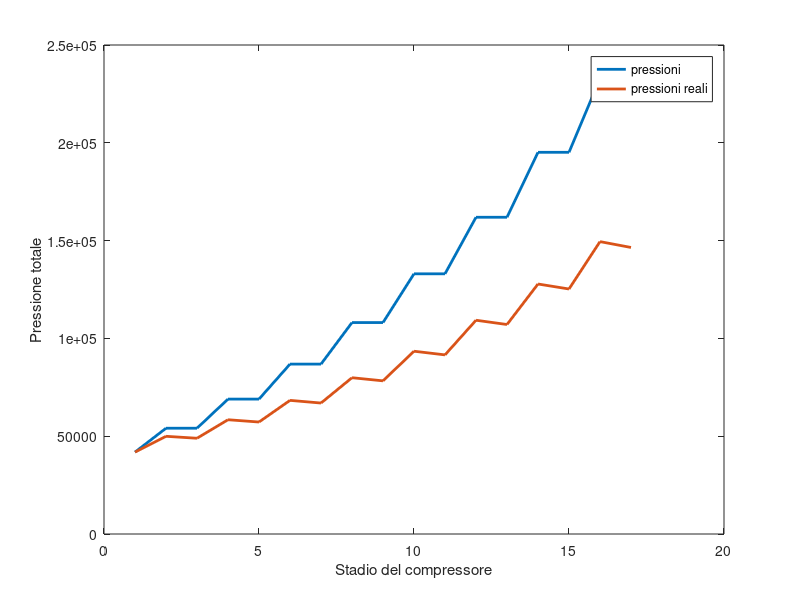
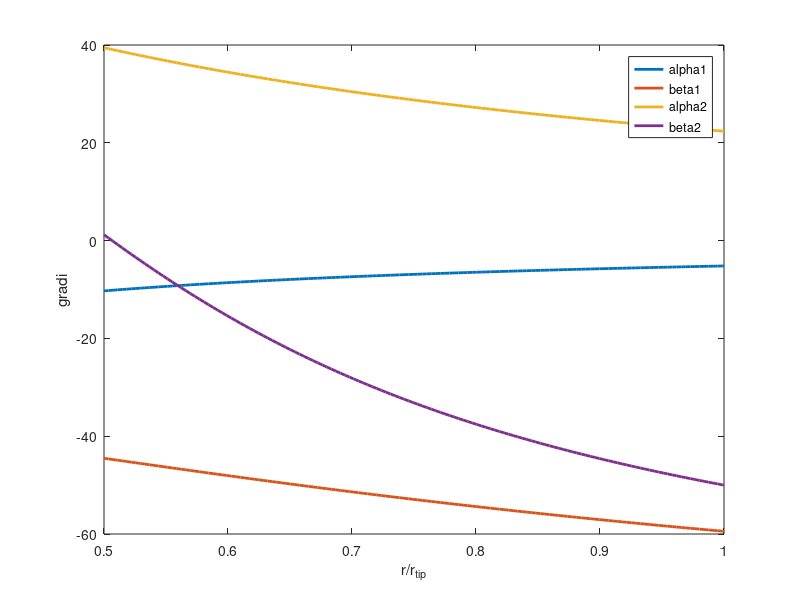
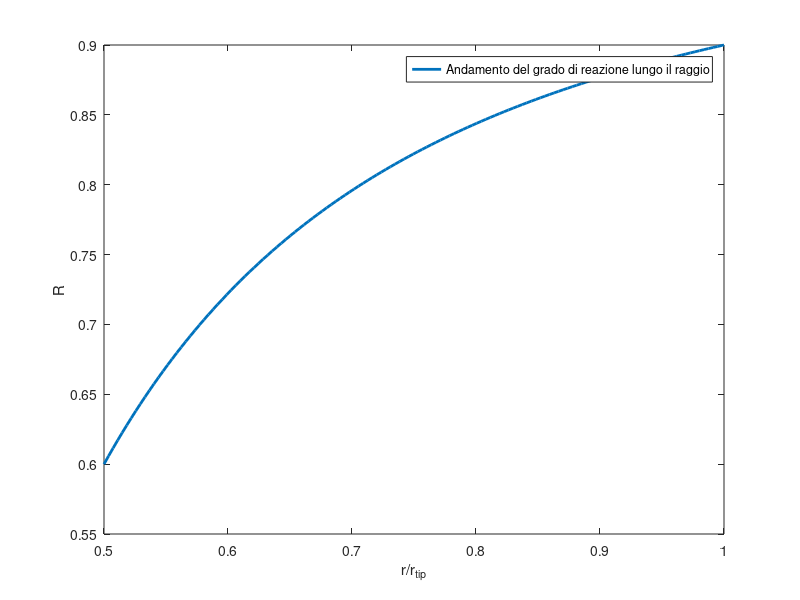
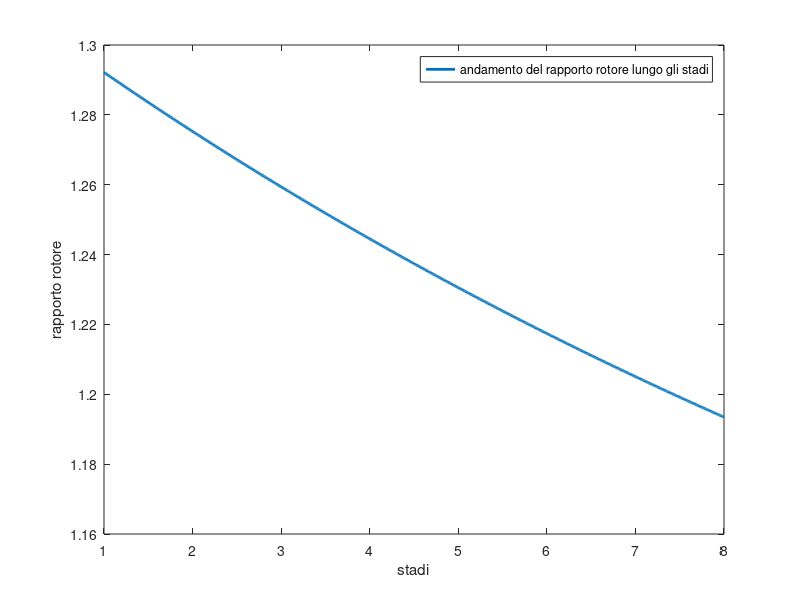

Here is the MATLAB script that generated these plots, in order:
clear
close all
clc
%% JUMO004
%****DESCRIZIONE DEL PROCENDIMENTO
%I PRIMI DUE CICLI FOR ANNIDATI SERVONO PER TROVARE L'ANGOLO ALPHA DI INGRESSO AL PRIMO STADIO DEL COMPRESSORE. 
% SONO FATTI SUL RAGGIO MEDIO SU CUI DEFINIAMO UN GRADO DI REAZIONE DI 0.97
% LE MATRICI HANNO SULLE COLONNE GLI STADI E SULLE ASCISSE TUTTE LE POSSIBILI ALPHA
%IL CICLO TROVA L'ALPHA DI INGRESSO AL RAGGIO MEDIO TALE CHE IL RAPPORTO ROTORE SIA IL PIU' VICINO
%POSSIBILE AL BETA STADIO/PERDITE DI PRESSIONE


%P2TOT sono le pressioni ideali all'uscita del rotore
%P3TOT sono le pressioni reali all'uscita del rotore

ALPHA=-pi/5:pi/10000:pi/8;
%diametri e raggi
d_c_ext=21.48*0.0254;
d_c_int=d_c_ext*0.5;
n_stadi=8;

alpha1=zeros(n_stadi,length(ALPHA));
alpha2=zeros(n_stadi,length(ALPHA));
U_c=zeros(n_stadi,1);
beta1=zeros(n_stadi,length(ALPHA));
beta2=zeros(n_stadi,length(ALPHA));

om=8700*2*pi/60;


BETA_C=3.5;
BETA_st=3.5^(1/n_stadi);
R=0.9;


cp_a=1004;
gamma_a=1.4;
T1_tot=zeros(n_stadi,length(ALPHA));
P1_tot=zeros(n_stadi,length(ALPHA));
P2_tot=zeros(n_stadi,length(ALPHA));
P3_tot=zeros(n_stadi,length(ALPHA));
P1_tot_reale=zeros(n_stadi,length(ALPHA));
T3_tot=zeros(n_stadi,length(ALPHA));
T3_tot_id=zeros(n_stadi,length(ALPHA));
C1_z=zeros(n_stadi,length(ALPHA));
C2_z=zeros(n_stadi,length(ALPHA));
W1_z=zeros(n_stadi,length(ALPHA));
W2_z=zeros(n_stadi,length(ALPHA));
C1_th=zeros(n_stadi,length(ALPHA));
C2_th=zeros(n_stadi,length(ALPHA));
W1_th=zeros(n_stadi,length(ALPHA));
W2_th=zeros(n_stadi,length(ALPHA));
rapporto_rotore=zeros(n_stadi,length(ALPHA));
perdita = 0.98;%

    r_c=d_c_int/2:0.001:d_c_ext/2;
    r_m=(d_c_ext+d_c_int)/4;
    l_paletta_i=(r_c(end)-r_c(1))*100; %LUNGHEZZA DELLA PALETTA AL PRIMO STADIO DI CIRCA 10CM
    hubtotip_i=d_c_int/d_c_ext;
    r_c=[r_c,d_c_ext/2];
for j=1:length(ALPHA)
    alpha1(1,j)=ALPHA(j);
    C1=155/cos(alpha1(1,j));

    T1_tot(1,j)=2.535720558013630e+02;
    P1_tot(1,j)=4.185434568613693e+04;
    P1_tot_reale(1,j)=4.185434568613693e+04;
  
    T3_tot_vera=3.934816560120708e+02; %N.B.: data la velocità e la quota a cui scegliamo di andare, vedere ciclo camo
    eta_c=0.78;

    % FUNZIONE PER TROVARE L'ETA STADIO  
    fun=@(x) eta_c-(BETA_C^((gamma_a-1)/gamma_a)-1)/(BETA_C^((gamma_a-1)/(gamma_a*x))-1);
    eta_st0=0.8;
    eta_st=fzero(fun,eta_st0);
    f=@(y) T3_tot_vera/T1_tot(1,j)-BETA_C^((gamma_a-1)/(gamma_a*y));
    eta_st2=fzero(f,eta_st0);
   
    for i=1:n_stadi
       
        U_c(i)=r_c(end)*om;
        C1_z(i,j)=C1*cos(alpha1(i,j));
        C1_th(i,j)=C1*sin(alpha1(i,j));
        C1_vect=[C1_z(i,j);C1_th(i,j)];
        W1_vect=C1_vect-[0;U_c(i)];
        W1_z(i,j)=W1_vect(1);
        W1_th(i,j)=W1_vect(2);
        beta1(i,j)=atan(W1_th(i,j)/W1_z(i,j));

        beta2(i,j)=atan(((-R+0.5)*2*norm([0;U_c(i)]))/C1_z(i,j)-tan(alpha1(i,j)));%uso grado di reazione
        C2_z(i,j)=C1_z(i,j);%ipotesi vel assiale costante
        W2_z(i,j)=W1_z(i,j);
        W2_th(i,j)=W2_z(i,j)*tan(beta2(i,j));
        W2_vect=[W2_z(i,j);W2_th(i,j)];
        C2_vect=W2_vect+[0;U_c(i)];
        C2_th(i,j)=C2_vect(2);
        alpha2(i,j)=atan(C2_th(i,j)/C2_z(i,j));
        alpha1(i+1,j)=alpha1(i,j);%ipotesi stadio ripetuto
        

        rapporto_rotore(i,j)=(1+(om*r_c(end)*(C2_z(i,j)*tan(alpha2(i,j))-C1_z(i,j)*tan(alpha1(i,j))))/(cp_a*T1_tot(i,j)))^(gamma_a/(gamma_a-1));%eulero
        P2_tot(i,j)=rapporto_rotore(i,j)*P1_tot(i,j);
        P3_tot(i,j)=(BETA_st/perdita)*P1_tot_reale(i,j);%P3_tot sarebbe P2_tot nel caso reale
        T3_tot_id(i,j)=T1_tot(i,j)*(BETA_st^((gamma_a-1)/gamma_a));
        T3_tot(i,j)=T1_tot(i,j)+((T3_tot_id(i,j)-T1_tot(i,j))/eta_st);
        T1_tot(i+1,j)=T3_tot(i,j);
        P1_tot(i+1,j)=P2_tot(i,j);
        P1_tot_reale(i+1,j)=P3_tot(i,j)*perdita; %P1_tot_reale sarebbe P3_tot nel caso reale
       

    end
end

% IL CRITERIO PER SCEGLIERE ALPHA SELEZIONA L'ALPHA IN INGRESSO 
% ASSOCIATO AL RAPPORTO ROTORE DELL'ULTIMO STADIO PIU' VICINO
% AL BETA STADIO/PERDITE.


T1_tot=T1_tot(1:end-1,:);
alpha1=alpha1(1:end-1,:);
errore=rapporto_rotore-(BETA_st/perdita)*ones(n_stadi,length(ALPHA));
errore=errore(end,:);
[err,index]=min(errore(errore>0))%occhio a questa funzione

% QUI ENTRA IN GIOCO L'IPOTESI DI FREE VORTEX, OVVERO R*CTHETA COSTANTE
% LUNGO LA PALETTA
K1=C1_th(1,index)*r_c(end);
K2=C2_th(1,index)*r_c(end);
k=(K1+K2)/(2*om);

%_R INDICA CHE QUESTE SONO LE MATRICI VALIDE PER UN RAGGIO QUALUNQUE
%IL NUMERO DI RIGHE SONO I POSSIBILI RAGGI, MENTRE IL NUMERO DI COLONNE GLI
%STADI, ESSENDO STADIO RIPETUTO UNO STADIO VALE L'ALTRO.
alpha1_r=zeros(length(r_c),n_stadi);
alpha2_r=zeros(length(r_c),n_stadi);
U_r=zeros(length(r_c),1);
beta1_r=zeros(length(r_c),n_stadi);
beta2_r=zeros(length(r_c),n_stadi);
c1_z_r=155*ones(length(r_c),n_stadi);
c2_z_r=zeros(length(r_c),n_stadi);
w1_z_r=zeros(length(r_c),n_stadi);
w2_z_r=zeros(length(r_c),n_stadi);
c1_th_r=zeros(length(r_c),n_stadi);
c2_th_r=zeros(length(r_c),n_stadi);
w1_th_r=zeros(length(r_c),n_stadi);
w2_th_r=zeros(length(r_c),n_stadi);
c1z=155;
c2z=155;
grado_reazione_r=zeros(length(r_c),n_stadi); %MATRICE DEI GRADI DI REAZIONE
rapporto_rotore_r=zeros(length(r_c),n_stadi); %MATRICE DEI RAPPORTI ROTORE

for j=1:n_stadi

for i=1:length(r_c)
    r=r_c(i);
    U_r(i)=om*r;
    c2_th_r(i,j)=K2/r;
    c2_vect=[c2z;c2_th_r(i,j)];
    w2_vect=c2_vect-[0;U_r(i)];
    w2_z_r(i,j)=w2_vect(1);
    w2_th_r(i,j)=w2_vect(2);
    beta2_r(i,j)=atan(w2_th_r(i,j)/w2_z_r(i,j));
    alpha2_r(i,j)=atan(c2_th_r(i,j)/c2z);

    c1_th_r(i,j)=K1/r;
    alpha1_r(i,j)=atan(c1_th_r(i,j)/c1z);
    c1_vect=[c1z;c1_th_r(i,j)];
    w1_vect=c1_vect-[0;U_r(i)];
    w1_z_r(i,j)=w1_vect(1);
    w1_th_r(i,j)=w1_vect(2);
    beta1_r(i,j)=atan(w1_th_r(i,j)/w1_z_r(i,j));

    grado_reazione_r(i,j)=0.5-c1z/U_r(i)*(tan(alpha1_r(i,j))+tan(beta2_r(i,j)))/2;
    rapporto_rotore_r(i,j)=(1+(om*r*(c2z*tan(alpha2_r(i,j))-c1z*tan(alpha1_r(i,j))))/(cp_a*T1_tot(j,1)))^(gamma_a/(gamma_a-1));%eulero

end
end

%%
T1_tot_r=ones(length(r_c),n_stadi);
c1_r=zeros(length(r_c),n_stadi);
w1_r=zeros(length(r_c),n_stadi);

for i=1:n_stadi
    for j=1:length (r_c)
        T1_tot_r(j,i)=T1_tot(i,1);
    end
end

for i=1:n_stadi
    for j=1:length (r_c)
        c1_r(j,i)=sqrt((c1_th_r(j,i)).^2+(c1_z_r(j,i)).^2);
    end
end

for i=1:n_stadi
    for j=1:length (r_c)
        w1_r(j,i)=sqrt((w1_th_r(j,i)).^2+(w1_z_r(j,i)).^2);
    end
end


T1_s_r=T1_tot_r-c1_r.^2/(2*cp_a);
a_r=sqrt(gamma_a*286.6.*T1_s_r);
Mach_r=c1_r./a_r;
Mach_r_r=w1_r./a_r;

%%
% QUI PLOTTIAMO L'ANDAMENTO DELLE PRESSIONI TOTALI LUNGO I VARI STADI
% SI NOTA CHE PER IL CASO IDEALE IL SALTO DI PRESSIONE AVVIENE SONO NEL
% ROTORE E NON CI SONO PERDITE (RAPPORTO ROTORE)
% NEL CASO REALE INVECE IL SALTO DI PRESSIONE CHE AVVIENE NEL ROTORE è PIU'
% BASSO E CI SONO DELLE PERDITE NELLO STATORE (COME NELLE SLIDE DI PARAVAN)

tt = 1:17;
pressioni = [];
for i = 1:n_stadi
    pressioni = [pressioni, P1_tot(i,index)];
    pressioni = [pressioni, P2_tot(i,index)];
end
pressioni = [pressioni, P1_tot(end, index)];

pressioni_real = [];  % se il beta_stadio fosse costante
for i = 1:n_stadi
    pressioni_real = [pressioni_real, P1_tot_reale(i,index)];
    pressioni_real = [pressioni_real, P3_tot(i,index)];
end
pressioni_real = [pressioni_real, P1_tot_reale(end, index)];

pressioni_perdite = [];  % considero una perdita di pressione del 2%

figure
plot(tt, pressioni,'linewidth',2)
hold on
plot(tt, pressioni_real,'linewidth',2)
xlabel('Stadio del compressore')
ylabel('Pressione totale')
legend('pressioni','pressioni reali')

%%
% PLOTTO LA VARIAZIONE DEGLI ANGOLI IN FUNZIONE DI r/rtip LUNGO IL PRIMO STADIO
% SECONDO UN FILE CHE HO TROVATO BETA1 E BETA2 DOVREBBERO AUMENTARE MENTRE
% I NOSTRI DIMUNUISCONO, MA POTREBBE INTENDERE IL MODULO
% MI RITROVO INVECE CON I DISEGNI CARICATI DA PARAVAN


figure;
rateo=r_c./r_c(end);
plot(rateo,alpha1_r(:,1).*180/pi,'linewidth',2);
hold on
plot(rateo,beta1_r(:,1).*180/pi,'linewidth',2);
hold on 
plot(rateo,alpha2_r(:,1).*180/pi,'linewidth',2);
hold on
plot(rateo,beta2_r(:,1).*180/pi,'linewidth',2);
legend('alpha1','beta1','alpha2','beta2');
xlabel('r/r_t_i_p')
ylabel('gradi')

%PLOTTO IL GRADO DI REAZIONE IN FUNZIONE DI r/rtip (AUMENTA DALL'HUB AL TIP)
% DA NOTARE CHE IL GRADO DI REAZIONE E' DEFINITO PER UN FLUIDO
% INCOMPRIMIBILE ANCHE SULLE SLIDE DI PARAVAN
figure;
plot(rateo,grado_reazione_r(:,1),'linewidth',2)
legend('Andamento del grado di reazione lungo il raggio');
xlabel('r/r_t_i_p')
ylabel('R')
%PLOTTO IL RAPPORTO ROTORE LUNGO GLI STADI (DIMINUISCE)
figure;
X=1:0.01:n_stadi;
x=1:1:n_stadi;
Y=spline(x,rapporto_rotore_r(1,:),X);
plot(X,Y,'linewidth',2);
legend('andamento del rapporto rotore lungo gli stadi');
xlabel('stadi')
ylabel('rapporto rotore')
